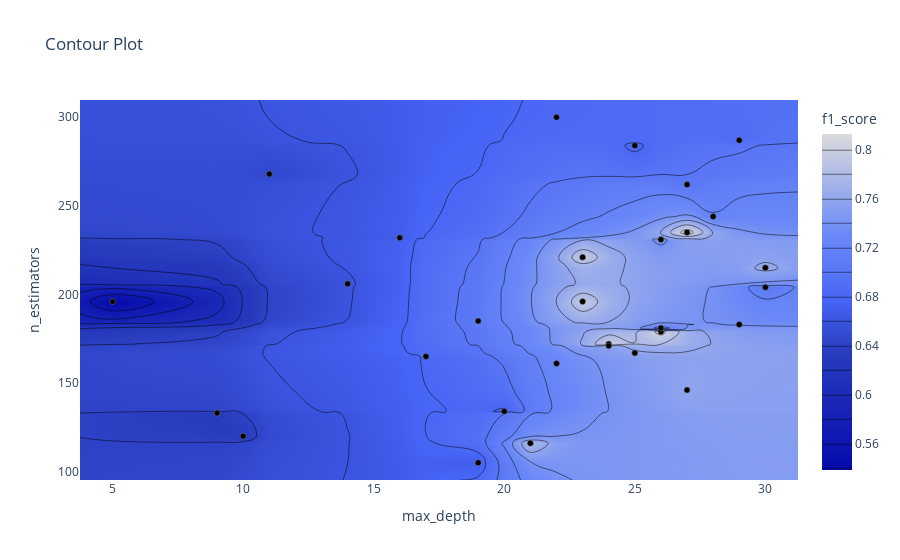

Notebook code for this chart:
### Markdown cell above
График контура отношений гиперпараметров

Он показывает связь между различными комбинациями гиперпараметров и значение метрики для этих комбинаций в виде контурного графика.

### Code cell
optuna.visualization.plot_contour(study, params=["max_depth", "n_estimators"],
                                  target_name="f1_score")

### Figure 1 — Plotly figure (JSON) as saved in the notebook; plotly's stock layout.template omitted (floating-point values rounded to 4 significant figures; data arrays with more than 128 entries replaced by an {"elided": "..."} marker saying what was removed)
{"data": [{"colorbar": {"title": {"text": "f1_score"}}, "colorscale": [[0, "rgb(5,10,172)"], [0.35, "rgb(40,60,190)"], [0.5, "rgb(70,100,245)"], [0.6, "rgb(90,120,245)"], [0.7, "rgb(106,137,247)"], [1, "rgb(220,220,220)"]], "connectgaps": true, "contours": {"coloring": "heatmap"}, "hoverinfo": "none", "line": {"smoothing": 1.3}, "reversescale": false, "type": "contour", "x": [3.75, 5, 9, 10, 11, 14, 16, 17, 19, 20, 21, 22, 23, 24, 25, 26, 27, 28, 29, 30, 31.25], "y": [95.25, 105, 116, 120, 133, 134, 146, 161, 165, 167, 171, 172, 179, 181, 183, 185, 196, 204, 206, 215, 221, 231, 232, 235, 244, 262, 268, 284, 287, 300, 309.8], "z": {"elided": "31x21 float values"}}, {"marker": {"color": "black", "line": {"color": "Grey", "width": 0.5}}, "mode": "markers", "showlegend": false, "type": "scatter", "x": [29, 19, 21, 9, 25, 11, 20, 14, 22, 10, 5, 24, 26, 30, 25, 26, 17, 27, 28, 16, 27, 23, 24, 29, 27, 23, 19, 30, 26, 22], "y": [287, 105, 116, 133, 284, 268, 134, 206, 161, 120, 196, 172, 179, 204, 167, 231, 165, 235, 244, 232, 262, 196, 171, 183, 146, 221, 185, 215, 181, 300]}], "layout": {"title": {"text": "Contour Plot"}, "xaxis": {"range": [3.75, 31.25], "title": {"text": "max_depth"}}, "yaxis": {"range": [95.25, 309.8], "title": {"text": "n_estimators"}}}}
